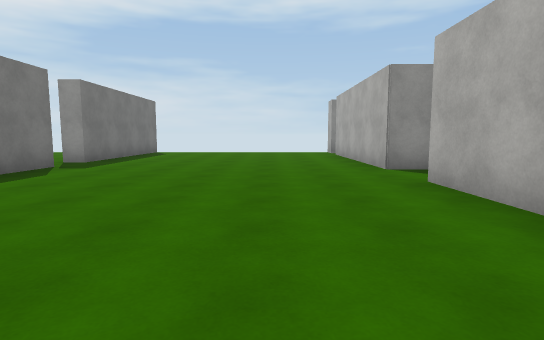
view 1 (above)

19 first-person views from a walk through a 3-D level made in the Unity game engine. The camera is 1.3 m above the floor, tilts 6° down and sees 80° across. The floor is counted in squares, 2 m on a side. Each view is taken from the middle of a square. On the plan, view 1 faces up. The plan holds only what a view shows up to about 10 squares ahead; the rest is blank. The place goes on beyond the plan. Surface patterns are stand-ins for the level's own textures.

view 2
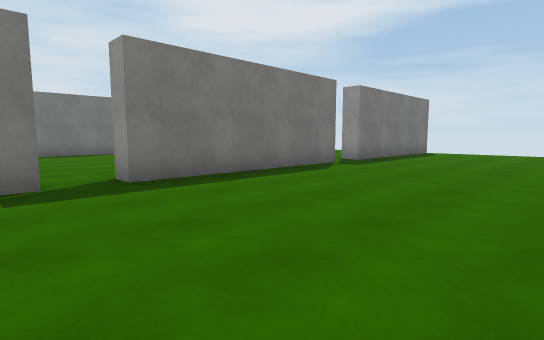

view 3
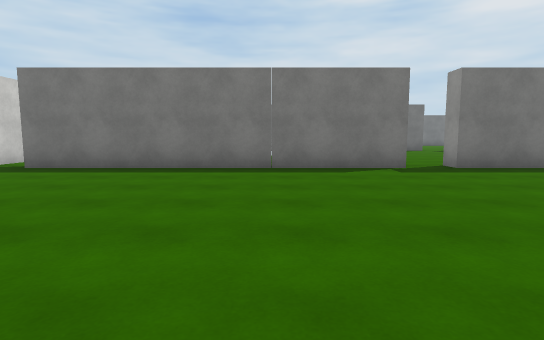

view 4
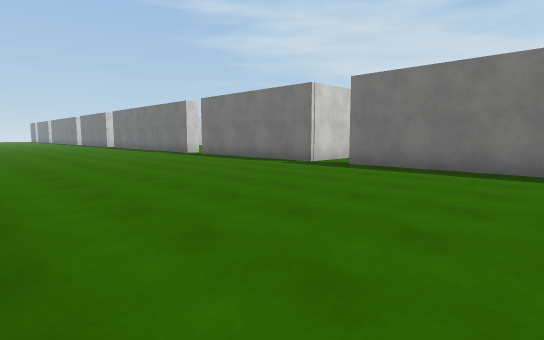

view 5
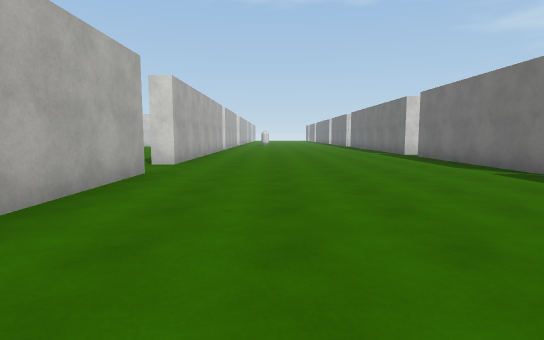

view 6
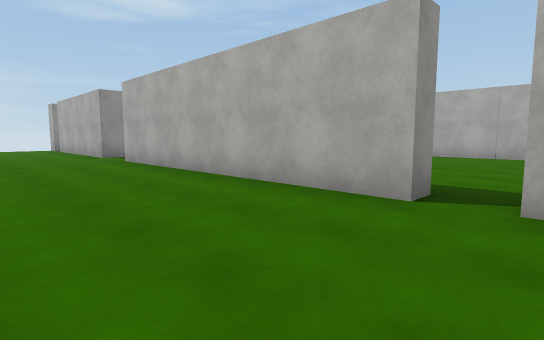

view 7
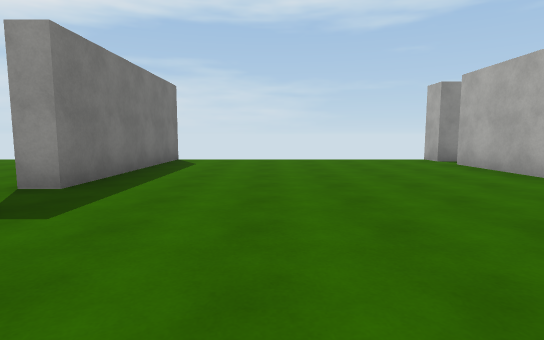

view 8
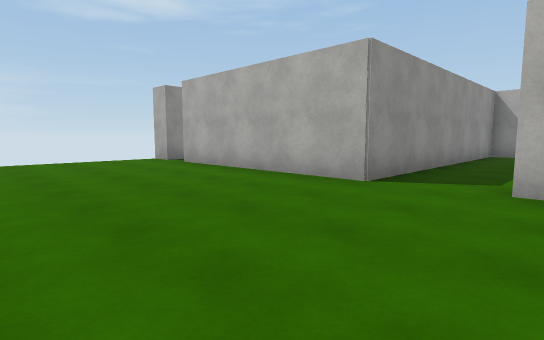

view 9
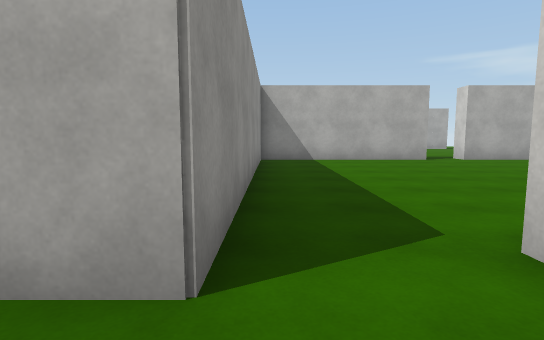

view 10
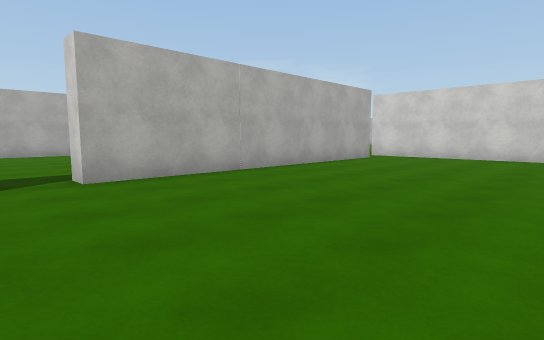

view 11
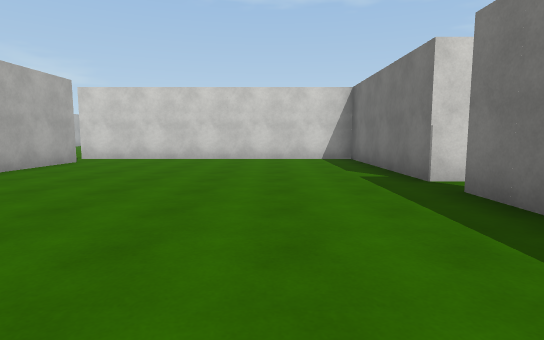

view 12
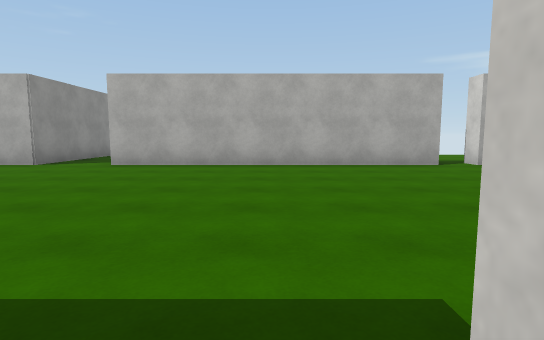

view 13
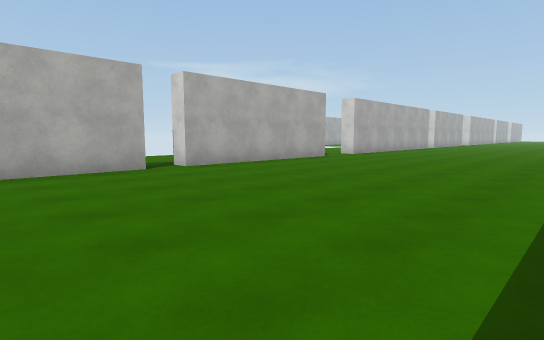

view 14
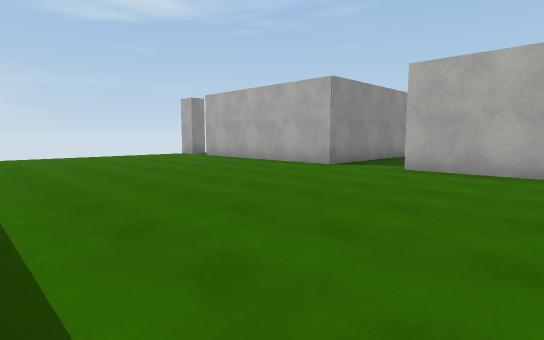

view 15
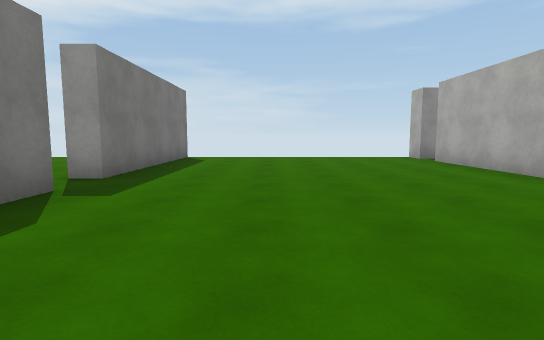

view 16
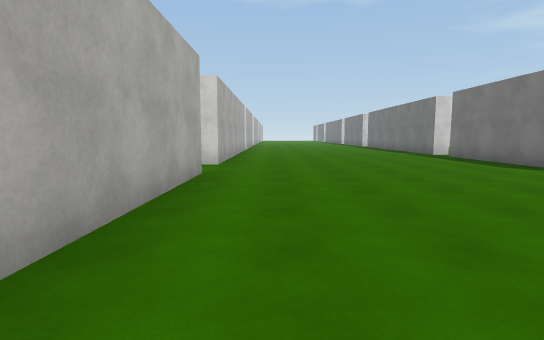

view 17
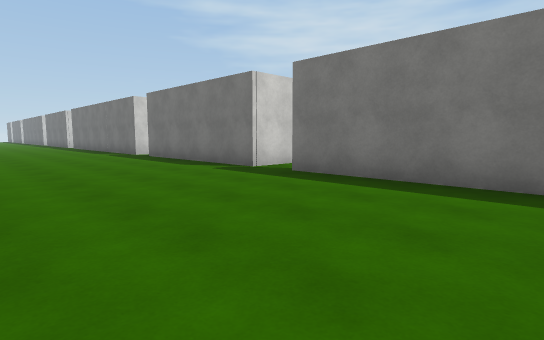

view 18
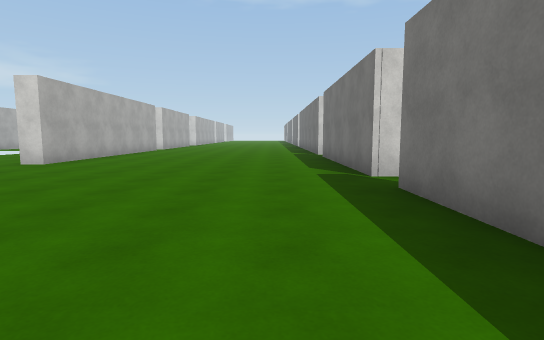

view 19
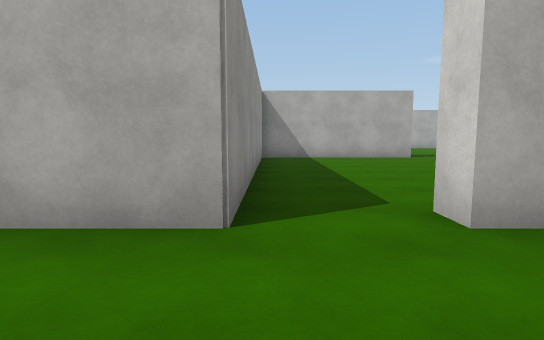

### Floor plan
Points are (right, up) in squares from view 1. A wall is a line through its corners. A room is listed if a view was taken in it or the views show most of it. See-through windows are left out.
Room 1 (views 1, 2, 3, 4, 5, 6, 7, 8, 9, 19)
walls: (-4.6, 0.8) (-4.6, -7.1); (2.8, -2.7) (2.2, -2.7) (2.2, 4.6); (2.1, -3.6) (2.8, -3.6); (3.4, 6.3) (2.2, 6.3) (2.2, 11.5); (-4.6, 6.9) (-4.6, 1.8) (-5.2, 1.8); (2.2, -8.7) (2.2, -5.6); (-5.5, -8.2) (-4.6, -8.2) (-4.6, -13.1); (2.8, 12.3) (2.2, 12.3) (2.2, 13); (2.2, -13) (2.2, -10.4); (-4.6, 13) (-4.6, 7.9) (-5.2, 7.9)
ways out: opening at (3, -3) to room 2; opening at (3, 5) to room 2; opening at (-5, -8); opening at (-5, 1); opening at (-5, 7); opening at (3, -10); gap at (-5, -13)
Room 2 (views 10, 11)
walls: (2.8, -1.6) (2.8, -2.7); (2.8, -3.6) (2.8, -8.2) (9.4, -8.2); (9.9, 1.8) (9.9, 6.3) (3.4, 6.3); (9.9, -7.1) (9.9, 0.7)
ways out: opening at (3, -3) to room 1; opening at (3, 5) to room 1; opening at (10, -8) to room 3; opening at (10, 1) to room 3
Room 3 (views 12, 13, 14, 15, 16, 17, 18)
walls: (9.9, 0.7) (10.5, 0.7); (17.2, -2.8) (17.2, 4.6); (10.4, -3.4) (10.4, -7.1); (18.4, 6.3) (17.2, 6.3) (17.2, 11.5); (10.4, 6.9) (10.4, 6); (17.2, -8.8) (17.2, -3.6) (17.9, -3.6); (9.4, -8.2) (10.4, -8.2) (10.4, -13.1); (17.8, 12.3) (17.2, 12.3) (17.2, 13); (17.2, -13.1) (17.2, -10.4); (10.4, 13) (10.4, 7.9) (9.9, 7.9)
ways out: opening at (10, -8) to room 2; opening at (10, 1) to room 2; opening at (10, 7); opening at (18, -10); opening at (18, -3); opening at (18, 5); gap at (10, -13)

Positions as (right, up) in squares from view 1, and headings:
1: (0, 0), facing up
2: (0, 0), facing up-left
3: (2, -2), facing left
4: (2, -3), facing down-left
5: (0, -3), facing down
6: (-1, -4), facing up-right
7: (-2, 4), facing up
8: (-2, 4), facing up-right
9: (1, 6), facing right
10: (5, 2), facing down-right
11: (5, 1), facing down
12: (10, 1), facing right
13: (11, 0), facing down-right
14: (11, 2), facing up-right
15: (13, 3), facing up
16: (16, -3), facing down
17: (15, -3), facing down-left
18: (12, -3), facing down
19: (0, -9), facing right
